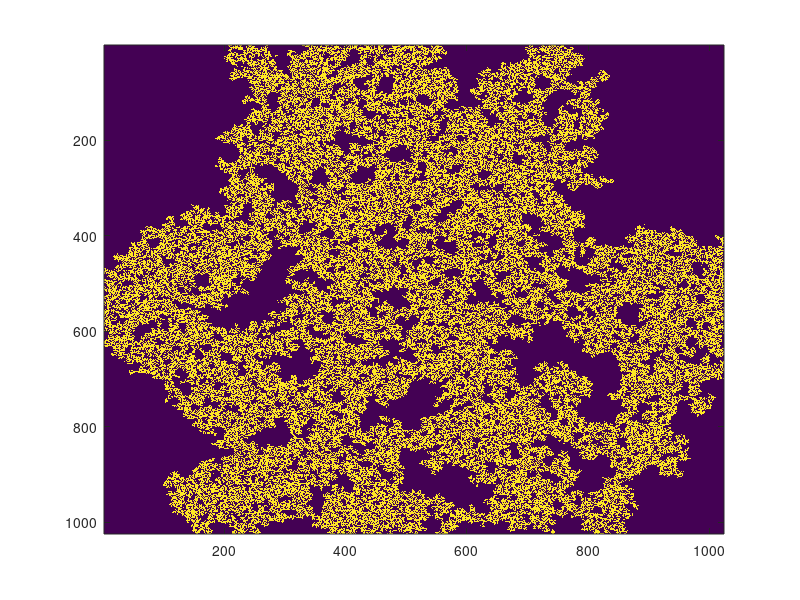

The MATLAB source for this figure: (Note: this script raises an error after producing the figure.)
tic; 
a = toc;
%
% exwalk . m
%A.1. PERCOLATION 173
% Example of use of the walk routine
% Generate spanning cluster (l - r spanning )
lx = 1024;
ly = 1024;
p = 0.59275;
ncount = 0;
perc = [];
while ( size ( perc ,1)==0)
    ncount = ncount + 1;
    if ( ncount >1000)
        return
    end
    z = rand ( lx , ly ) < p ;
    [ lw , num ]= bwlabel (z ,4);
    perc_x = intersect ( lw (1 ,:) , lw ( lx ,:));
    perc = find ( perc_x >0)
end
s = regionprops ( lw , 'Area' );
clusterareas = cat (1 , s.Area );
maxarea = max ( clusterareas );
i = find ( clusterareas == maxarea );
zz = lw == i ;
% zz now contains the spanning cluster
imagesc ( zz ); % Display spanning cluster
% Run walk on this cluster
[l , r ] = walk ( zz );
zzz = l .* r ; % Find points where both l and r are non - zero
zadd = zz + zzz ;
subplot (2 ,2 ,1) , imagesc ( zz );
subplot (2 ,2 ,2) , imagesc ( zadd );
subplot (2 ,2 ,3) , imagesc ( zzz >0);
subplot (2 ,2 ,4) , imagesc ( l +r >0);

b = toc;
b-a